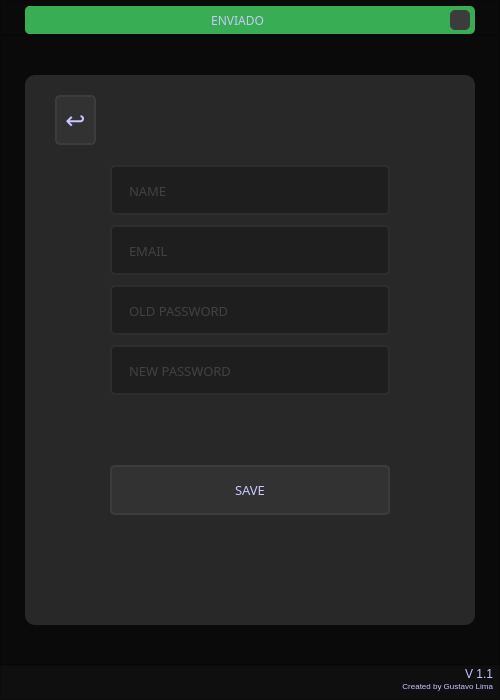
<?xml version="1.0" encoding="UTF-8"?>
<ui version="4.0">
 <class>MainWindow</class>
 <widget class="QMainWindow" name="MainWindow">
  <property name="geometry">
   <rect>
    <x>0</x>
    <y>0</y>
    <width>500</width>
    <height>700</height>
   </rect>
  </property>
  <property name="font">
   <font>
    <family>Quicksand</family>
   </font>
  </property>
  <property name="windowTitle">
   <string>Edit User</string>
  </property>
  <property name="styleSheet">
   <string notr="true">color:rgb(200, 200, 255);
background-color: rgb(10, 10, 10);</string>
  </property>
  <widget class="QWidget" name="centralwidget">
   <property name="minimumSize">
    <size>
     <width>500</width>
     <height>700</height>
    </size>
   </property>
   <layout class="QVBoxLayout" name="verticalLayout">
    <property name="spacing">
     <number>0</number>
    </property>
    <property name="leftMargin">
     <number>0</number>
    </property>
    <property name="topMargin">
     <number>0</number>
    </property>
    <property name="rightMargin">
     <number>0</number>
    </property>
    <property name="bottomMargin">
     <number>0</number>
    </property>
    <item>
     <widget class="QFrame" name="top_bar">
      <property name="maximumSize">
       <size>
        <width>16777215</width>
        <height>35</height>
       </size>
      </property>
      <property name="styleSheet">
       <string notr="true"/>
      </property>
      <property name="frameShape">
       <enum>QFrame::StyledPanel</enum>
      </property>
      <property name="frameShadow">
       <enum>QFrame::Raised</enum>
      </property>
      <layout class="QHBoxLayout" name="horizontalLayout_2">
       <property name="spacing">
        <number>0</number>
       </property>
       <property name="leftMargin">
        <number>0</number>
       </property>
       <property name="topMargin">
        <number>5</number>
       </property>
       <property name="rightMargin">
        <number>0</number>
       </property>
       <property name="bottomMargin">
        <number>0</number>
       </property>
       <item>
        <widget class="QFrame" name="frame_popup">
         <property name="maximumSize">
          <size>
           <width>450</width>
           <height>16777215</height>
          </size>
         </property>
         <property name="styleSheet">
          <string notr="true">background-color: rgb(57, 173, 84);
border-radius:5px;</string>
         </property>
         <property name="frameShape">
          <enum>QFrame::StyledPanel</enum>
         </property>
         <property name="frameShadow">
          <enum>QFrame::Raised</enum>
         </property>
         <layout class="QHBoxLayout" name="horizontalLayout_3">
          <property name="spacing">
           <number>0</number>
          </property>
          <property name="leftMargin">
           <number>0</number>
          </property>
          <property name="topMargin">
           <number>0</number>
          </property>
          <property name="rightMargin">
           <number>5</number>
          </property>
          <property name="bottomMargin">
           <number>0</number>
          </property>
          <item>
           <widget class="QLabel" name="lbl_submit">
            <property name="font">
             <font>
              <family>Quicksand</family>
             </font>
            </property>
            <property name="text">
             <string>ENVIADO</string>
            </property>
            <property name="alignment">
             <set>Qt::AlignCenter</set>
            </property>
           </widget>
          </item>
          <item>
           <widget class="QPushButton" name="pushButton">
            <property name="maximumSize">
             <size>
              <width>20</width>
              <height>20</height>
             </size>
            </property>
            <property name="styleSheet">
             <string notr="true">QPushButton{
	border-radius: 5px;
	background-image: url(:/Close_Image/Images/cil-x.png);
	background-position:center;
	
	background-color: rgb(60, 60, 60);
}
QPushButton:hover{
	background-color: rgb(50, 50, 50);
	color: rgb(255, 255, 127);
}
QPushButton:pressed{
	background-color: rgb(35, 35, 35);
	color: rgb(255, 255, 127);
}</string>
            </property>
            <property name="text">
             <string/>
            </property>
           </widget>
          </item>
         </layout>
        </widget>
       </item>
      </layout>
     </widget>
    </item>
    <item>
     <widget class="QFrame" name="content">
      <property name="frameShape">
       <enum>QFrame::StyledPanel</enum>
      </property>
      <property name="frameShadow">
       <enum>QFrame::Raised</enum>
      </property>
      <layout class="QHBoxLayout" name="horizontalLayout">
       <item>
        <widget class="QFrame" name="edit_area">
         <property name="maximumSize">
          <size>
           <width>450</width>
           <height>550</height>
          </size>
         </property>
         <property name="styleSheet">
          <string notr="true">background-color: rgb(40, 40, 40);
border-radius: 10px</string>
         </property>
         <property name="frameShape">
          <enum>QFrame::StyledPanel</enum>
         </property>
         <property name="frameShadow">
          <enum>QFrame::Raised</enum>
         </property>
         <widget class="QFrame" name="logo">
          <property name="geometry">
           <rect>
            <x>119</x>
            <y>0</y>
            <width>211</width>
            <height>90</height>
           </rect>
          </property>
          <property name="styleSheet">
           <string notr="true">background-image: url(:/Logo_yellow/Images/logorocha_360x90.png);
background-repeat: no-repeat;
background-position: center;
</string>
          </property>
          <property name="frameShape">
           <enum>QFrame::StyledPanel</enum>
          </property>
          <property name="frameShadow">
           <enum>QFrame::Raised</enum>
          </property>
         </widget>
         <widget class="QLineEdit" name="txt_name">
          <property name="geometry">
           <rect>
            <x>85</x>
            <y>90</y>
            <width>280</width>
            <height>50</height>
           </rect>
          </property>
          <property name="font">
           <font>
            <family>Quicksand</family>
            <pointsize>10</pointsize>
           </font>
          </property>
          <property name="styleSheet">
           <string notr="true">QLineEdit{
	border: 2px solid rgb(45, 45, 45);
	border-radius: 5px;
	padding: 15px;
	background-color: rgb(30, 30, 30);
	color: rgb(100, 100, 100);
}
QLineEdit:hover{
	border: 2px solid rgb(55, 55, 55);
}
QLineEdit:focus{
	border: 2px solid rgb(255, 207, 0);
	color: rgb(200, 200, 200);
}</string>
          </property>
          <property name="maxLength">
           <number>32</number>
          </property>
          <property name="placeholderText">
           <string>NAME</string>
          </property>
         </widget>
         <widget class="QLineEdit" name="txt_email">
          <property name="geometry">
           <rect>
            <x>85</x>
            <y>150</y>
            <width>280</width>
            <height>50</height>
           </rect>
          </property>
          <property name="font">
           <font>
            <family>Quicksand</family>
            <pointsize>10</pointsize>
           </font>
          </property>
          <property name="styleSheet">
           <string notr="true">QLineEdit{
	border: 2px solid rgb(45, 45, 45);
	border-radius: 5px;
	padding: 15px;
	background-color: rgb(30, 30, 30);
	color: rgb(100, 100, 100);
}
QLineEdit:hover{
	border: 2px solid rgb(55, 55, 55);
}
QLineEdit:focus{
	border: 2px solid rgb(255, 207, 0);
	color: rgb(200, 200, 200);
}</string>
          </property>
          <property name="maxLength">
           <number>32</number>
          </property>
          <property name="placeholderText">
           <string>EMAIL</string>
          </property>
         </widget>
         <widget class="QLineEdit" name="txt_oldpass">
          <property name="geometry">
           <rect>
            <x>85</x>
            <y>210</y>
            <width>280</width>
            <height>50</height>
           </rect>
          </property>
          <property name="font">
           <font>
            <family>Quicksand</family>
            <pointsize>10</pointsize>
           </font>
          </property>
          <property name="styleSheet">
           <string notr="true">QLineEdit{
	border: 2px solid rgb(45, 45, 45);
	border-radius: 5px;
	padding: 15px;
	background-color: rgb(30, 30, 30);
	color: rgb(100, 100, 100);
}
QLineEdit:hover{
	border: 2px solid rgb(55, 55, 55);
}
QLineEdit:focus{
	border: 2px solid rgb(255, 207, 0);
	color: rgb(200, 200, 200);
}</string>
          </property>
          <property name="maxLength">
           <number>32</number>
          </property>
          <property name="placeholderText">
           <string>OLD PASSWORD</string>
          </property>
         </widget>
         <widget class="QLineEdit" name="txt_newpass">
          <property name="geometry">
           <rect>
            <x>85</x>
            <y>270</y>
            <width>280</width>
            <height>50</height>
           </rect>
          </property>
          <property name="font">
           <font>
            <family>Quicksand</family>
            <pointsize>10</pointsize>
           </font>
          </property>
          <property name="styleSheet">
           <string notr="true">QLineEdit{
	border: 2px solid rgb(45, 45, 45);
	border-radius: 5px;
	padding: 15px;
	background-color: rgb(30, 30, 30);
	color: rgb(100, 100, 100);
}
QLineEdit:hover{
	border: 2px solid rgb(55, 55, 55);
}
QLineEdit:focus{
	border: 2px solid rgb(255, 207, 0);
	color: rgb(200, 200, 200);
}</string>
          </property>
          <property name="maxLength">
           <number>32</number>
          </property>
          <property name="placeholderText">
           <string>NEW PASSWORD</string>
          </property>
         </widget>
         <widget class="QPushButton" name="btn_save">
          <property name="geometry">
           <rect>
            <x>85</x>
            <y>390</y>
            <width>280</width>
            <height>50</height>
           </rect>
          </property>
          <property name="font">
           <font>
            <family>Quicksand</family>
            <pointsize>10</pointsize>
           </font>
          </property>
          <property name="styleSheet">
           <string notr="true">QPushButton{
	background-color:rgb(50, 50, 50);
	border:2px solid rgb(60, 60, 60);
	border-radius:5px;
}
QPushButton:hover{
	background-color:rgb(60, 60, 60);
	border: 2px solid rgb(70, 70, 70);
}
QPushButton:pressed{
	background-color:rgb(250, 230, 0);
	border: 2px solid rgb(255, 165, 24);
	color: rgb(35, 35, 35);
}</string>
          </property>
          <property name="text">
           <string>SAVE</string>
          </property>
         </widget>
         <widget class="QPushButton" name="btn_return">
          <property name="geometry">
           <rect>
            <x>30</x>
            <y>20</y>
            <width>41</width>
            <height>50</height>
           </rect>
          </property>
          <property name="font">
           <font>
            <family>Quicksand</family>
            <pointsize>18</pointsize>
           </font>
          </property>
          <property name="styleSheet">
           <string notr="true">QPushButton{
	background-color:rgb(50, 50, 50);
	border:2px solid rgb(60, 60, 60);
	border-radius:5px;
}
QPushButton:hover{
	background-color:rgb(60, 60, 60);
	border: 2px solid rgb(70, 70, 70);
}
QPushButton:pressed{
	background-color:rgb(250, 230, 0);
	border: 2px solid rgb(255, 165, 24);
	color: rgb(35, 35, 35);
}</string>
          </property>
          <property name="text">
           <string>↩</string>
          </property>
         </widget>
        </widget>
       </item>
      </layout>
     </widget>
    </item>
    <item>
     <widget class="QFrame" name="bottom">
      <property name="maximumSize">
       <size>
        <width>16777215</width>
        <height>35</height>
       </size>
      </property>
      <property name="styleSheet">
       <string notr="true">background-color: rgb(15, 15, 15);</string>
      </property>
      <property name="frameShape">
       <enum>QFrame::StyledPanel</enum>
      </property>
      <property name="frameShadow">
       <enum>QFrame::Raised</enum>
      </property>
      <layout class="QVBoxLayout" name="verticalLayout_2">
       <property name="spacing">
        <number>0</number>
       </property>
       <property name="leftMargin">
        <number>0</number>
       </property>
       <property name="topMargin">
        <number>0</number>
       </property>
       <property name="rightMargin">
        <number>6</number>
       </property>
       <property name="bottomMargin">
        <number>1</number>
       </property>
       <item>
        <widget class="QLabel" name="lbl_version">
         <property name="text">
          <string>V 1.1</string>
         </property>
         <property name="alignment">
          <set>Qt::AlignRight|Qt::AlignTrailing|Qt::AlignVCenter</set>
         </property>
        </widget>
       </item>
       <item>
        <widget class="QLabel" name="label_2">
         <property name="text">
          <string>&lt;html&gt;&lt;head/&gt;&lt;body&gt;&lt;p&gt;&lt;span style=&quot; vertical-align:super;&quot;&gt;Created by Gustavo Lima&lt;/span&gt;&lt;/p&gt;&lt;/body&gt;&lt;/html&gt;</string>
         </property>
         <property name="alignment">
          <set>Qt::AlignRight|Qt::AlignTrailing|Qt::AlignVCenter</set>
         </property>
        </widget>
       </item>
      </layout>
     </widget>
    </item>
   </layout>
  </widget>
 </widget>
 <resources>
  <include location="file_rc.qrc"/>
 </resources>
 <connections/>
</ui>
